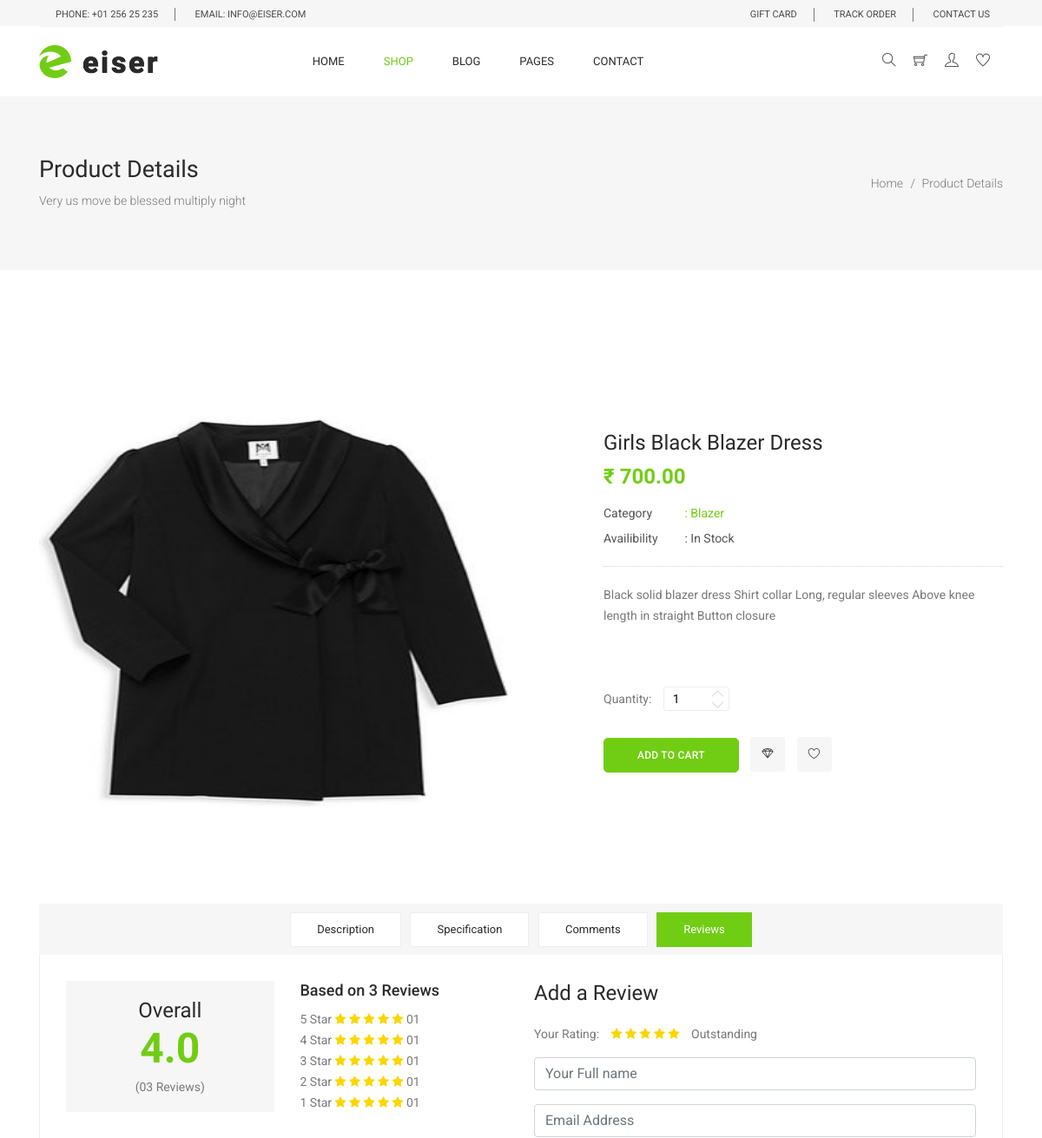
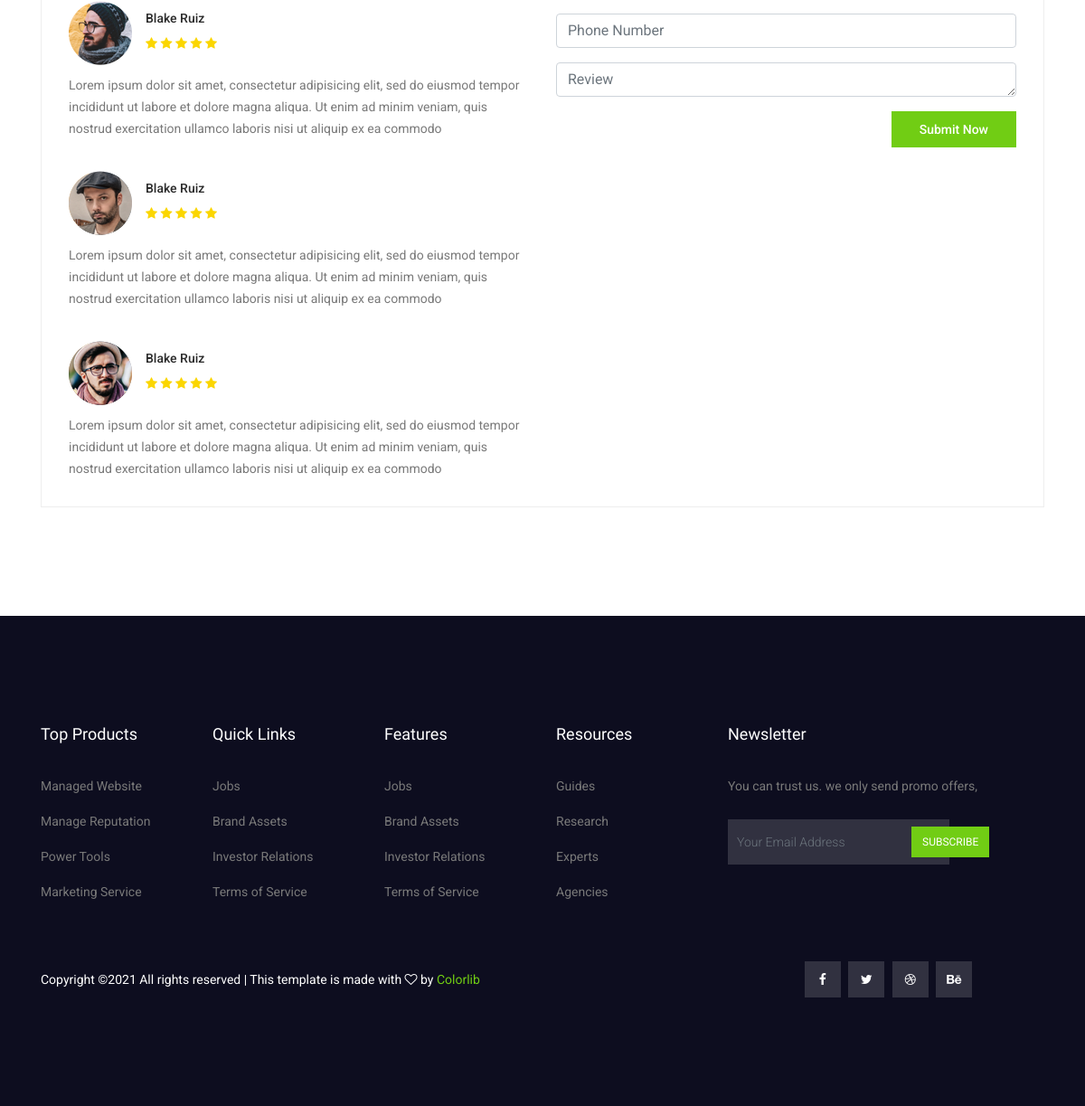
The page /single-product.php?id=5&cat=clothing on the database its author committed (2 pictures, top to bottom).
### tables this page shows
CREATE TABLE `clothing` (
  `pro_id` bigint(11) NOT NULL,
  `pro_name` varchar(200) NOT NULL,
  `sub_catagory` varchar(20) NOT NULL,
  `pro_description` text NOT NULL,
  `pro_price` double(10,2) NOT NULL,
  `pro_color` varchar(50) NOT NULL,
  `pro_img` text NOT NULL,
  `categories_id` int(11) NOT NULL,
  `status` tinyint(4) DEFAULT NULL
);

### single-product.php (the view, shortened to what the rows shown need)
<?php
include 'main.php';
 $cat=$_GET['cat'];
$id = $_GET['id'];
$sql ="select * from $cat where pro_id = $id";
$q= mysqli_query($conn,$sql)or die("error in query");
$row = mysqli_fetch_array($q);
$pro_name = $row['pro_name'];
$pro_img = $row['pro_img'];
$pro_price = $row['pro_price'];
$pro_dic = $row['pro_description'];
$pro_catagory = $row['sub_catagory'];
?>
<!DOCTYPE html>
<html lang="en">
  <head>
    <link rel="stylesheet" href="css/bootstrap.css" />
    <link rel="stylesheet" href="vendors/linericon/style.css" />
    <link rel="stylesheet" href="css/font-awesome.min.css" />
    <link rel="stylesheet" href="css/themify-icons.css" />
    <link rel="stylesheet" href="vendors/owl-carousel/owl.carousel.min.css" />
    <link rel="stylesheet" href="vendors/lightbox/simpleLightbox.css" />
    <link rel="stylesheet" href="vendors/nice-select/css/nice-select.css" />
    <link rel="stylesheet" href="vendors/animate-css/animate.css" />
    <link rel="stylesheet" href="vendors/jquery-ui/jquery-ui.css" />
    <link rel="stylesheet" href="css/style.css" />
    <link rel="stylesheet" href="css/responsive.css" />
  </head>
  <body>
    <section class="banner_area">
      <div class="banner_inner d-flex align-items-center">
        <div class="container">
          <div
            class="banner_content d-md-flex justify-content-between align-items-center"
          >
            <div class="mb-3 mb-md-0">
              <h2>Product Details</h2>
            </div>
          </div>
        </div>
      </div>
    </section>
    <div class="product_image_area">
      <div class="container">
        <div class="row s_product_inner">
          <div class="col-lg-6">
            <div class="s_product_img">
                <div class="carousel-inner">
                  <div class="carousel-item active">
                    <img
                      class="d-block w-100"
                     src="<?php echo $pro_img ?>"width=auto height="550"
                    />
                </div>
              </div>
            </div>
          </div>
          <div class="col-lg-5 offset-lg-1">
            <div class="s_product_text">
              <h3><?php echo $pro_name ?></h3>
              <h2>₹ <?php echo $pro_price ?></h2>
              <ul class="list">
                <li>
                  <a class="active" href="#">
                    <span>Category</span> : <?php echo $pro_catagory; ?></a
                  >
                </li>
                <li>
                </li>
              </ul>
              <p>
             <?php echo $pro_dic ?>
              </p>
              <form action="" method ="post">
              <div class="product_count">
              </div>
              <div class="card_area">
              </div>
                </form>
            </div>
          </div>
        </div>
      </div>
    </div>
  </body>
</html>

### rows shown on the page
clothing: pro_img (picture), pro_name "Girls Black Blazer Dress", pro_price "700.00", sub_catagory "Blazer", pro_description "Black solid blazer dress Shirt collar Long, regular sleeves Above knee length in straight Button closure"
